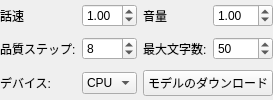
            <widget class="QWidget" name="supertonicPage">
             <layout class="QGridLayout" name="supertonicGridLayout">
              <property name="leftMargin">
               <number>0</number>
              </property>
              <property name="topMargin">
               <number>0</number>
              </property>
              <property name="rightMargin">
               <number>0</number>
              </property>
              <property name="bottomMargin">
               <number>0</number>
              </property>
              <item row="0" column="3">
               <widget class="QDoubleSpinBox" name="supertonicVolumeDoubleSpinBox">
                <property name="minimum">
                 <double>0.000000000000000</double>
                </property>
                <property name="maximum">
                 <double>2.000000000000000</double>
                </property>
                <property name="singleStep">
                 <double>0.050000000000000</double>
                </property>
                <property name="value">
                 <double>1.000000000000000</double>
                </property>
               </widget>
              </item>
              <item row="0" column="0">
               <widget class="QLabel" name="supertonicSpeedLabel">
                <property name="text">
                 <string>話速</string>
                </property>
               </widget>
              </item>
              <item row="0" column="1">
               <widget class="QDoubleSpinBox" name="supertonicSpeedDoubleSpinBox">
                <property name="minimum">
                 <double>0.700000000000000</double>
                </property>
                <property name="maximum">
                 <double>2.000000000000000</double>
                </property>
                <property name="singleStep">
                 <double>0.050000000000000</double>
                </property>
                <property name="value">
                 <double>1.000000000000000</double>
                </property>
               </widget>
              </item>
              <item row="0" column="2">
               <widget class="QLabel" name="supertonicVolumeLabel">
                <property name="text">
                 <string>音量</string>
                </property>
               </widget>
              </item>
              <item row="1" column="3">
               <widget class="QSpinBox" name="supertonicMaxLengthSpinBox">
                <property name="specialValueText">
                 <string>無制限</string>
                </property>
                <property name="minimum">
                 <number>-1</number>
                </property>
                <property name="maximum">
                 <number>1000</number>
                </property>
                <property name="value">
                 <number>50</number>
                </property>
               </widget>
              </item>
              <item row="1" column="1">
               <widget class="QSpinBox" name="supertonicStepsSpinBox">
                <property name="minimum">
                 <number>5</number>
                </property>
                <property name="maximum">
                 <number>12</number>
                </property>
                <property name="value">
                 <number>8</number>
                </property>
               </widget>
              </item>
              <item row="2" column="0">
               <widget class="QLabel" name="supertonicDeviceLabel">
                <property name="text">
                 <string>デバイス:</string>
                </property>
               </widget>
              </item>
              <item row="2" column="1">
               <widget class="QComboBox" name="supertonicDeviceComboBox">
                <item>
                 <property name="text">
                  <string>CPU</string>
                 </property>
                </item>
               </widget>
              </item>
              <item row="2" column="2" colspan="2">
               <widget class="QPushButton" name="supertonicDownloadButton">
                <property name="text">
                 <string>モデルのダウンロード</string>
                </property>
               </widget>
              </item>
              <item row="1" column="2">
               <widget class="QLabel" name="supertonicMaxLengthLabel">
                <property name="text">
                 <string>最大文字数:</string>
                </property>
               </widget>
              </item>
              <item row="1" column="0">
               <widget class="QLabel" name="supertonicStepsLabel">
                <property name="text">
                 <string>品質ステップ:</string>
                </property>
               </widget>
              </item>
             </layout>
            </widget>
